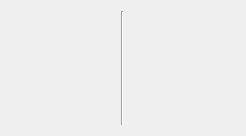
<?xml version="1.0" encoding="UTF-8"?>
<ui version="4.0">
 <class>SmartSearchEngraveBook</class>
 <widget class="QWidget" name="SmartSearchEngraveBook">
  <property name="geometry">
   <rect>
    <x>0</x>
    <y>0</y>
    <width>246</width>
    <height>136</height>
   </rect>
  </property>
  <property name="windowTitle">
   <string>Form</string>
  </property>
  <layout class="QHBoxLayout" name="hLayoutMain">
   <item>
    <layout class="QGridLayout" name="gridBattleEngrave"/>
   </item>
   <item>
    <widget class="Line" name="line">
     <property name="orientation">
      <enum>Qt::Vertical</enum>
     </property>
    </widget>
   </item>
   <item>
    <layout class="QGridLayout" name="gridClassEngrave"/>
   </item>
  </layout>
 </widget>
 <resources/>
 <connections/>
</ui>
